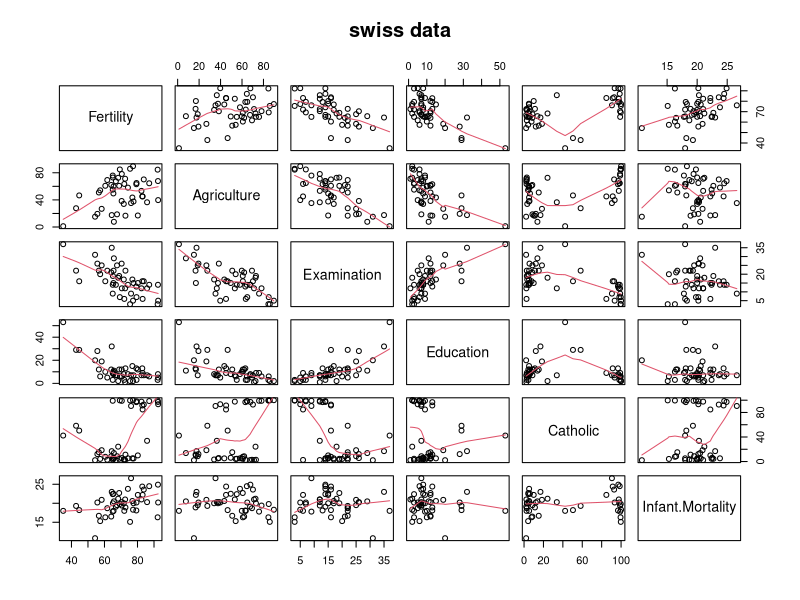

Reproduce this figure in R.
## ---- chunk 1
knitr::opts_chunk$set(echo = TRUE)
## ---- chunk 2
summary(swiss)
## ---- chunk 3
pairs(swiss, panel = panel.smooth, main = "swiss data")
